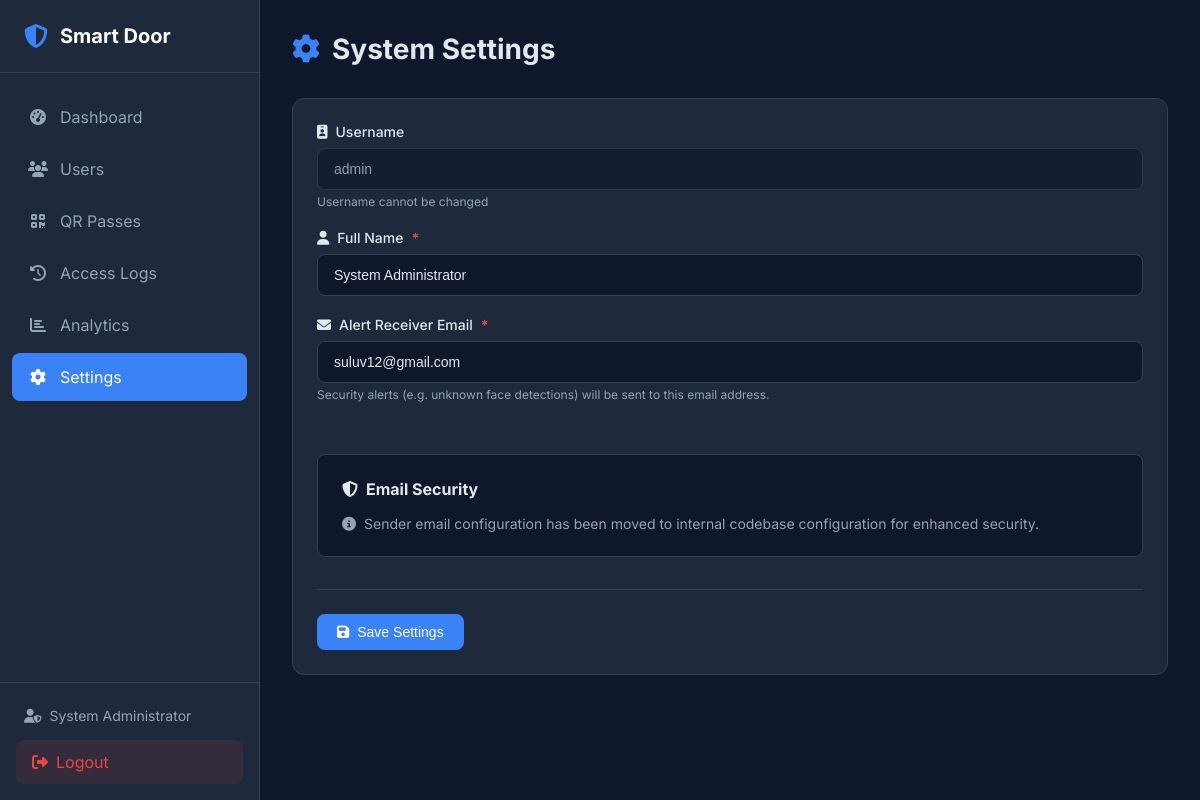
The page /settings (signed in) on the database as committed earlier.
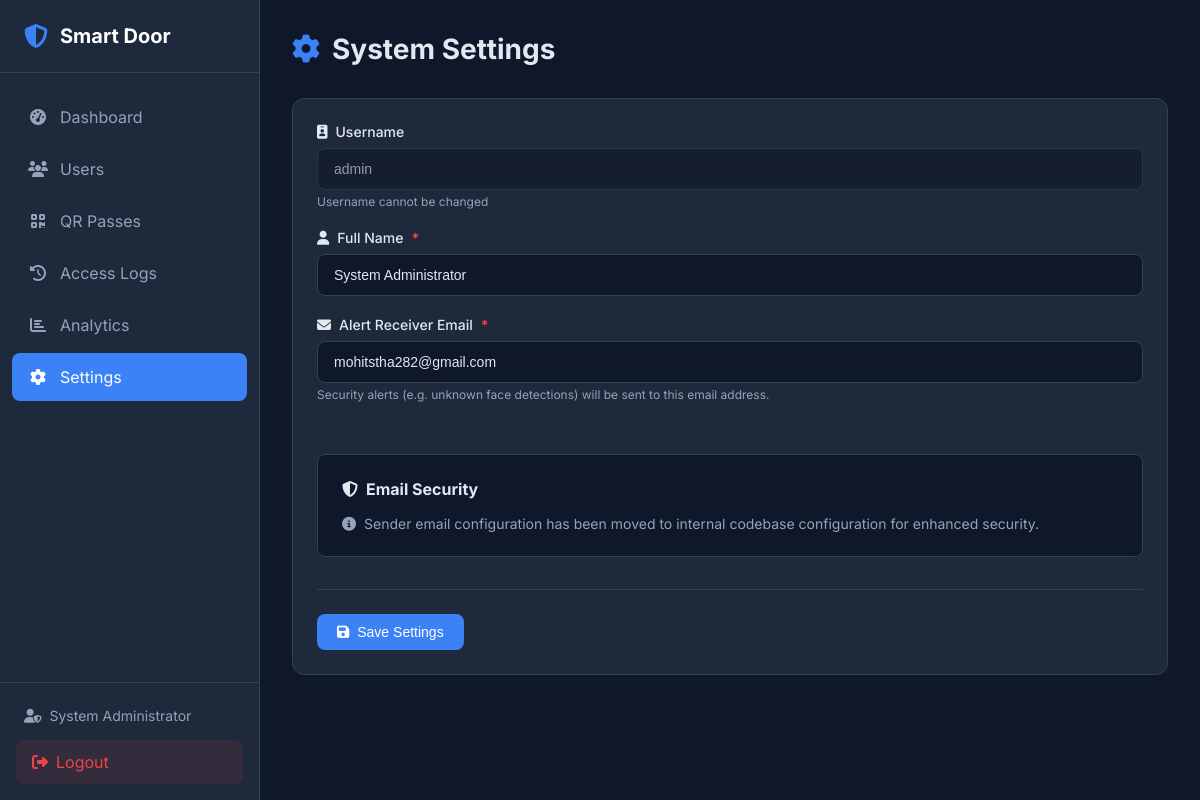
The same page on the database as committed later.
### tables this page shows
CREATE TABLE admin (
    id INTEGER PRIMARY KEY AUTOINCREMENT,
    username VARCHAR(50) UNIQUE NOT NULL,
    password_hash VARCHAR(255) NOT NULL,
    email VARCHAR(100) UNIQUE NOT NULL,
    full_name VARCHAR(100) NOT NULL,
    is_active BOOLEAN DEFAULT 1,
    login_attempts INTEGER DEFAULT 0,
    locked_until DATETIME NULL,
    created_at DATETIME DEFAULT CURRENT_TIMESTAMP,
    updated_at DATETIME DEFAULT CURRENT_TIMESTAMP,
    last_login DATETIME NULL
);

CREATE TABLE system_settings (
    key VARCHAR(100) PRIMARY KEY,
    value TEXT,
    is_encrypted BOOLEAN DEFAULT 0,
    created_at DATETIME DEFAULT CURRENT_TIMESTAMP,
    updated_at DATETIME DEFAULT CURRENT_TIMESTAMP
);

### web/app.py (the view, shortened to what this page needs)
@app.route('/settings', methods=['GET', 'POST'])
@login_required
def settings():
    admin = admin_repo.get_by_id(session['admin_id'])
    from modules.access_controller import AccessController
    alert_email = AccessController().get_setting("alert_receiver_email") or EMAIL_RECIPIENT
    return render_template('settings.html', admin=admin, alert_email=alert_email)

### database/db_manager.py (called while the page is built, shortened)
    def __new__(cls):
        if cls._instance is None:
            with cls._lock:
                if cls._instance is None:
                    cls._instance = super().__new__(cls)
                    cls._instance._initialized = False
        return cls._instance

    def _get_connection(self) -> sqlite3.Connection:
        return self._local.connection

    def execute(self, query: str, params: tuple = ()) -> sqlite3.Cursor:
        conn = self._get_connection()
        cursor = conn.cursor()
        cursor.execute(query, params)
        return cursor

    def get_by_id(self, admin_id: int) -> Optional[Dict]:
        cursor = self.db.execute(
            "SELECT * FROM admin WHERE id = ?",
            (admin_id,)
        )
        row = cursor.fetchone()
        return dict(row) if row else None

### modules/access_controller.py (called while the page is built)
    def get_setting(self, key: str, default: Any = None) -> Any:
        try:
            cursor = self.qr_repo.db.execute(
                "SELECT value, is_encrypted FROM system_settings WHERE key = ?", (key,)
            )
            row = cursor.fetchone()
            if not row:
                return default
            val = row['value']
            if row['is_encrypted']:
                return ConfigEncryptor.decrypt(val)
            return val
        except Exception as e:
            logger.error(f"Error fetching setting {key}: {e}")
            return default

### modules/door_control.py (called while the page is built, shortened)
    def __new__(cls, servo_pin=None, simulation=False):
        return cls._instance

### web/app.py (called while the page is built)
def login_required(f):
    @wraps(f)
    def decorated_function(*args, **kwargs):
        if 'admin_id' not in session:
            flash('Please log in to access this page.', 'warning')
            return redirect(url_for('login'))
        admin = admin_repo.get_by_id(session['admin_id'])
        if not admin or not admin.get('is_active', False):
            session.clear()
            flash('Your session has expired.', 'warning')
            return redirect(url_for('login'))
        g.admin = admin
        return f(*args, **kwargs)
    return decorated_function

### web/templates/settings.html (shortened to what this page needs)
{% extends "base.html" %}
{% block content %}
<div class="page-header">
    <h1>
        <i class="fas fa-cog"></i>
        System Settings
    </h1>
</div>
<div class="card">
    <div class="card-body">
        <form method="POST" action="{{ url_for('settings') }}" class="user-form">
            <div class="form-row">
                <div class="form-group">
                    <label for="username">
                        <i class="fas fa-id-badge"></i>
                        Username
                    </label>
                    <input type="text" id="username" value="{{ admin.username }}" readonly disabled>
                    <small class="form-help">Username cannot be changed</small>
                </div>
            </div>
            <div class="form-row">
                <div class="form-group">
                    <label for="full_name">
                        <i class="fas fa-user"></i>
                        Full Name <span class="required">*</span>
                    </label>
                    <input type="text" id="full_name" name="full_name" required
                           value="{{ admin.full_name }}">
                </div>
            </div>
            <div class="form-row">
                <div class="form-group">
                    <label for="email">
                        <i class="fas fa-envelope"></i>
                        Alert Receiver Email <span class="required">*</span>
                    </label>
                    <input type="email" id="email" name="email" required
                           value="{{ alert_email }}"
                           placeholder="alert@example.com">
                    <small class="form-help">Security alerts (e.g. unknown face detections) will be sent to this email address.</small>
                </div>
            </div>
            <div class="enrollment-info">
                <h3><i class="fas fa-shield-alt"></i> Email Security</h3>
                <p class="enrollment-help">
                    <i class="fas fa-info-circle"></i>
                    Sender email configuration has been moved to internal codebase configuration for enhanced security.
                </p>
            </div>
            <div class="form-actions">
                <button type="submit" class="btn btn-primary">
                    <i class="fas fa-save"></i>
                    Save Settings
                </button>
            </div>
        </form>
    </div>
</div>
{% endblock %}

### web/templates/base.html (shortened to what this page needs)
<!DOCTYPE html>
<html lang="en">
<head>
    <link rel="stylesheet" href="{{ url_for('static', filename='css/style.css') }}">
    <link rel="stylesheet" href="https://cdnjs.cloudflare.com/ajax/libs/font-awesome/6.4.0/css/all.min.css">
</head>
<body>
    {% if session.get('admin_id') %}
    <nav class="sidebar">
        <div class="sidebar-header">
            <i class="fas fa-shield-alt"></i>
            <span>Smart Door</span>
        </div>
        <ul class="nav-menu">
            <li class="nav-item">
                <a href="{{ url_for('dashboard') }}" class="nav-link {% if request.endpoint == 'dashboard' %}active{% endif %}">
                    <i class="fas fa-tachometer-alt"></i>
                    <span>Dashboard</span>
                </a>
            </li>
            <li class="nav-item">
                <a href="{{ url_for('users') }}" class="nav-link {% if request.endpoint and 'user' in request.endpoint %}active{% endif %}">
                    <i class="fas fa-users"></i>
                    <span>Users</span>
                </a>
            </li>
            <li class="nav-item">
                <a href="{{ url_for('qr.dashboard') }}" class="nav-link {% if request.endpoint and 'qr.' in request.endpoint %}active{% endif %}">
                    <i class="fas fa-qrcode"></i>
                    <span>QR Passes</span>
                </a>
            </li>
            <li class="nav-item">
                <a href="{{ url_for('logs') }}" class="nav-link {% if request.endpoint == 'logs' %}active{% endif %}">
                    <i class="fas fa-history"></i>
                    <span>Access Logs</span>
                </a>
            </li>
            <li class="nav-item">
                <a href="{{ url_for('analytics') }}" class="nav-link {% if request.endpoint == 'analytics' %}active{% endif %}">
                    <i class="fas fa-chart-bar"></i>
                    <span>Analytics</span>
                </a>
            </li>
            <li class="nav-item">
                <a href="{{ url_for('settings') }}" class="nav-link {% if request.endpoint == 'settings' %}active{% endif %}">
                    <i class="fas fa-cog"></i>
                    <span>Settings</span>
                </a>
            </li>
        </ul>
        <div class="sidebar-footer">
            <div class="admin-info">
                <i class="fas fa-user-shield"></i>
                <span>{{ session.get('admin_name', 'Admin') }}</span>
            </div>
            <a href="{{ url_for('logout') }}" class="logout-btn">
                <i class="fas fa-sign-out-alt"></i>
                <span>Logout</span>
            </a>
        </div>
    </nav>
    {% endif %}
    <main class="main-content {% if not session.get('admin_id') %}full-width{% endif %}">
        {% block content %}{% endblock %}
    </main>
</body>
</html>

### web/static/css/style.css (style rules this page uses)
:root { --primary: #3b82f6; --primary-dark: #2563eb; --secondary: #64748b; --success: #22c55e; --danger: #ef4444; --warning: #f59e0b; --info: #06b6d4; --dark: #1e293b; --darker: #0f172a; --light: #f1f5f9; --white: #ffffff; --border: #334155; --text: #e2e8f0; --text-muted: #94a3b8; --sidebar-width: 260px; }
* { margin: 0; padding: 0; box-sizing: border-box; }
body { font-family: 'Inter', -apple-system, BlinkMacSystemFont, sans-serif; background-color: var(--darker); color: var(--text); min-height: 100vh; display: flex; }
a { text-decoration: none; color: inherit; }
.sidebar { width: var(--sidebar-width); height: 100vh; background: var(--dark); position: fixed; left: 0; top: 0; display: flex; flex-direction: column; border-right: 1px solid var(--border); }
.sidebar-header { padding: 1.5rem; display: flex; align-items: center; gap: 0.75rem; border-bottom: 1px solid var(--border); }
.sidebar-header i { font-size: 1.5rem; color: var(--primary); }
.sidebar-header span { font-size: 1.25rem; font-weight: 700; color: var(--white); }
.nav-menu { list-style: none; padding: 1rem 0; flex: 1; }
.nav-item { margin: 0.25rem 0.75rem; }
.nav-link { display: flex; align-items: center; gap: 0.75rem; padding: 0.875rem 1rem; border-radius: 0.5rem; transition: all 0.2s; color: var(--text-muted); }
.nav-link.active { background: var(--primary); color: var(--white); }
.nav-link i { width: 1.25rem; text-align: center; }
.sidebar-footer { padding: 1rem; border-top: 1px solid var(--border); }
.admin-info { display: flex; align-items: center; gap: 0.5rem; padding: 0.5rem; font-size: 0.875rem; color: var(--text-muted); margin-bottom: 0.5rem; }
.logout-btn { display: flex; align-items: center; gap: 0.5rem; padding: 0.75rem 1rem; background: rgba(239, 68, 68, 0.1); color: var(--danger); border-radius: 0.5rem; transition: all 0.2s; }
.main-content { flex: 1; margin-left: var(--sidebar-width); padding: 2rem; min-height: 100vh; }
.page-header { display: flex; justify-content: space-between; align-items: center; margin-bottom: 2rem; }
.page-header h1 { font-size: 1.75rem; font-weight: 700; display: flex; align-items: center; gap: 0.75rem; }
.page-header h1 i { color: var(--primary); }
.card { background: var(--dark); border-radius: 0.75rem; border: 1px solid var(--border); margin-bottom: 1.5rem; }
.card-body { padding: 1.5rem; }
.btn { display: inline-flex; align-items: center; gap: 0.5rem; padding: 0.625rem 1.25rem; border-radius: 0.5rem; font-weight: 500; font-size: 0.875rem; border: none; cursor: pointer; transition: all 0.2s; }
.btn-primary { background: var(--primary); color: var(--white); }
.form-group { margin-bottom: 1.25rem; }
.form-group label { display: flex; align-items: center; gap: 0.5rem; margin-bottom: 0.5rem; font-weight: 500; font-size: 0.875rem; color: var(--text); }
.form-group .required { color: var(--danger); font-weight: 700; }
.form-help { display: block; margin-top: 0.25rem; font-size: 0.75rem; color: var(--text-muted); }
.form-group input, .form-group select, .form-group textarea { width: 100%; padding: 0.75rem 1rem; background: var(--darker); border: 1px solid var(--border); border-radius: 0.5rem; color: var(--text); font-size: 0.875rem; transition: all 0.2s; }
.form-group input::placeholder { color: var(--text-muted); }
.form-group input[readonly] { opacity: 0.6; cursor: not-allowed; }
.form-row { display: grid; grid-template-columns: repeat(auto-fit, minmax(200px, 1fr)); gap: 1rem; }
.form-actions { display: flex; gap: 1rem; margin-top: 2rem; padding-top: 1.5rem; border-top: 1px solid var(--border); }
.enrollment-info { margin-top: 2rem; padding: 1.5rem; background: var(--darker); border-radius: 0.5rem; border: 1px solid var(--border); }
.enrollment-info h3 { font-size: 1rem; margin-bottom: 1rem; display: flex; align-items: center; gap: 0.5rem; }
.enrollment-help { font-size: 0.875rem; color: var(--text-muted); display: flex; align-items: center; gap: 0.5rem; }

Rows that differ between the two databases and show on the page:
changed system_settings: email "suluv12@gmail.com" → "mohitstha282@gmail.com"
